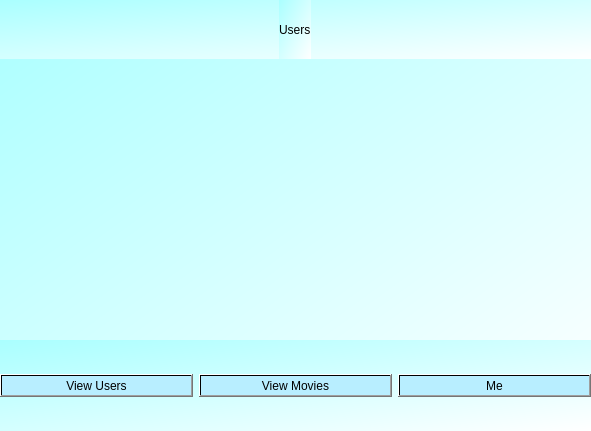
<?xml version="1.0" encoding="UTF-8"?>
<ui version="4.0">
 <class>view_users</class>
 <widget class="QDialog" name="view_users">
  <property name="windowModality">
   <enum>Qt::ApplicationModal</enum>
  </property>
  <property name="geometry">
   <rect>
    <x>0</x>
    <y>0</y>
    <width>591</width>
    <height>431</height>
   </rect>
  </property>
  <property name="windowTitle">
   <string>Dialog</string>
  </property>
  <property name="styleSheet">
   <string notr="true">background-color: qlineargradient(spread:pad, x1:0, y1:0, x2:1, y2:1, stop:0 rgba(170, 255, 255, 255), stop:1 rgba(255, 255, 255, 255));</string>
  </property>
  <widget class="QWidget" name="horizontalLayoutWidget">
   <property name="geometry">
    <rect>
     <x>0</x>
     <y>340</y>
     <width>591</width>
     <height>91</height>
    </rect>
   </property>
   <layout class="QHBoxLayout" name="buttom">
    <item>
     <widget class="QPushButton" name="users">
      <property name="styleSheet">
       <string notr="true">color: qlineargradient(spread:pad, x1:0, y1:0, x2:1, y2:1, stop:1 rgba(0, 0, 0, 255));
background-color: qlineargradient(spread:pad, x1:0, y1:0, x2:1, y2:1, stop:1 rgba(184, 238, 255, 255));
font: 600 9pt &quot;Sitka Small Semibold&quot;;</string>
      </property>
      <property name="text">
       <string>View Users</string>
      </property>
     </widget>
    </item>
    <item>
     <widget class="QPushButton" name="movies">
      <property name="styleSheet">
       <string notr="true">color: qlineargradient(spread:pad, x1:0, y1:0, x2:1, y2:1, stop:1 rgba(0, 0, 0, 255));
background-color: qlineargradient(spread:pad, x1:0, y1:0, x2:1, y2:1, stop:1 rgba(184, 238, 255, 255));
font: 600 9pt &quot;Sitka Small Semibold&quot;;</string>
      </property>
      <property name="text">
       <string>View Movies</string>
      </property>
     </widget>
    </item>
    <item>
     <widget class="QPushButton" name="me">
      <property name="styleSheet">
       <string notr="true">color: qlineargradient(spread:pad, x1:0, y1:0, x2:1, y2:1, stop:1 rgba(0, 0, 0, 255));
background-color: qlineargradient(spread:pad, x1:0, y1:0, x2:1, y2:1, stop:1 rgba(184, 238, 255, 255));
font: 600 9pt &quot;Sitka Small Semibold&quot;;</string>
      </property>
      <property name="text">
       <string>Me</string>
      </property>
     </widget>
    </item>
   </layout>
  </widget>
  <widget class="QWidget" name="verticalLayoutWidget">
   <property name="geometry">
    <rect>
     <x>0</x>
     <y>0</y>
     <width>591</width>
     <height>59</height>
    </rect>
   </property>
   <layout class="QVBoxLayout" name="top">
    <item alignment="Qt::AlignHCenter">
     <widget class="QLabel" name="label">
      <property name="layoutDirection">
       <enum>Qt::LeftToRight</enum>
      </property>
      <property name="autoFillBackground">
       <bool>false</bool>
      </property>
      <property name="styleSheet">
       <string notr="true">font: 700 40pt &quot;Tw Cen MT Condensed&quot;;
color: qlineargradient(spread:pad, x1:0, y1:0, x2:1, y2:1, stop:1 rgba(0, 0, 0, 255));</string>
      </property>
      <property name="text">
       <string>Users</string>
      </property>
     </widget>
    </item>
   </layout>
  </widget>
 </widget>
 <resources/>
 <connections/>
</ui>
